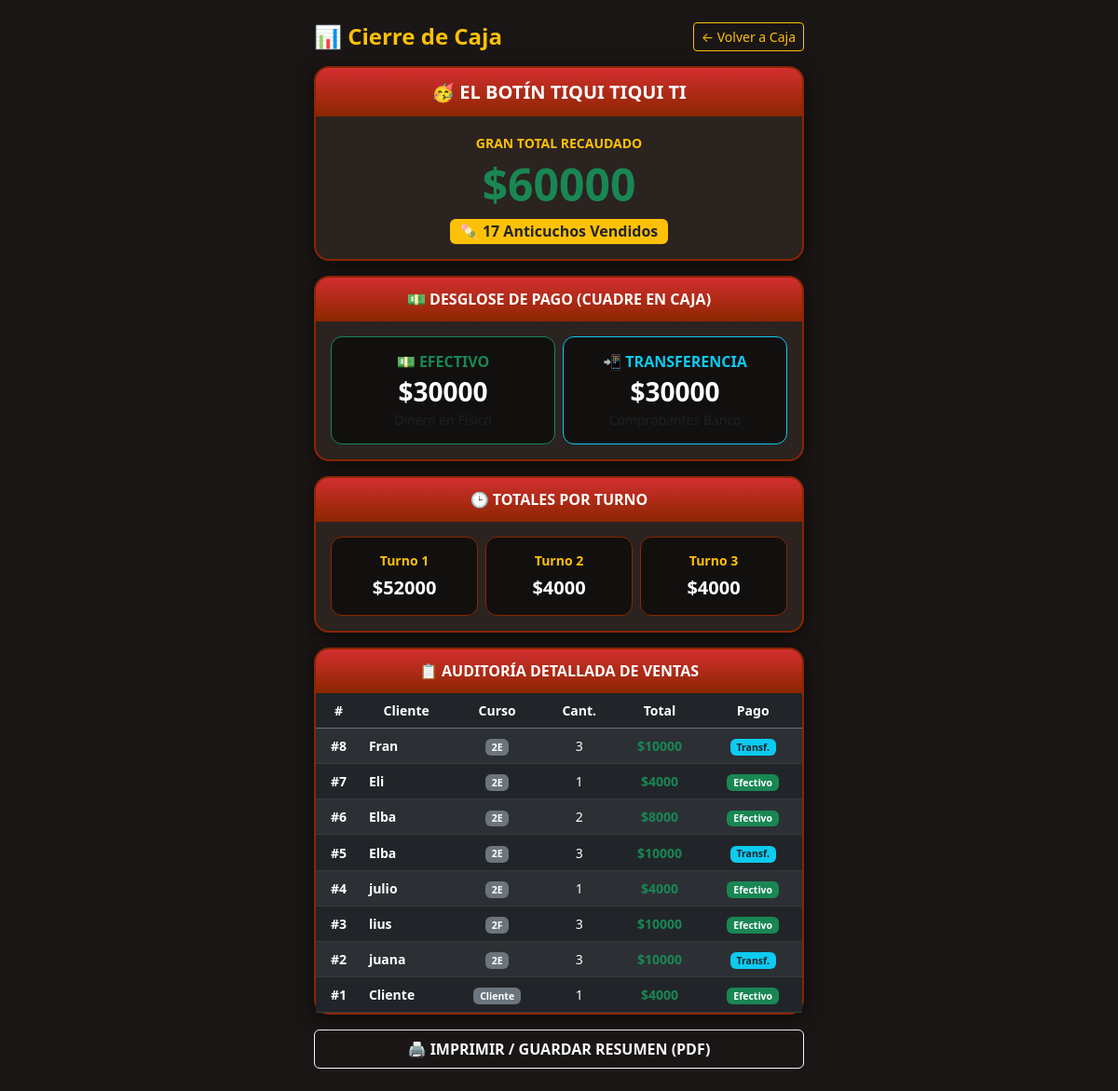
The page /cierre/ (signed in) on the database its author committed.
### menu/models.py (models this page shows, shortened)
class Venta(models.Model):
    cajero = models.ForeignKey(User, on_delete=models.CASCADE, related_name='ventas')
    curso_cajero = models.CharField(max_length=2, choices=CURSOS, verbose_name="Curso del Cajero")
    parrilla = models.CharField(max_length=2, choices=PARRILLAS, default='P1', verbose_name="Parrilla Asignada")
    turno = models.CharField(max_length=2, choices=TURNOS, verbose_name="Turno de Venta")
    cantidad = models.PositiveIntegerField(default=1, verbose_name="Cantidad de Anticuchos")
    total = models.PositiveIntegerField(default=0, verbose_name="Total a Pagar ($)")
    cliente = models.CharField(max_length=100, default="Cliente", verbose_name="Nombre del Cliente")
    medio_pago = models.CharField(max_length=15, choices=MEDIOS_PAGO, default='EFECTIVO', verbose_name="Medio de Pago")
    monto_recibido = models.PositiveIntegerField(default=0, verbose_name="Paga con ($)")
    vuelto = models.PositiveIntegerField(default=0, verbose_name="Vuelto ($)")
    completado = models.BooleanField(default=False, verbose_name="¿Entregado en Parrilla?")
    fecha_hora = models.DateTimeField(auto_now_add=True)

### menu/views.py (the view)
# urls.py: path('cierre/', views.cierre_caja, name='cierre_caja'),
@login_required
def cierre_caja(request):
    ventas = Venta.objects.all()
    total_recaudado = sum(v.total for v in ventas)
    total_anticuchos = sum(v.cantidad for v in ventas)
    total_efectivo = sum(v.total for v in ventas if v.medio_pago == 'EFECTIVO')
    total_transferencia = sum(v.total for v in ventas if v.medio_pago == 'TRANSFERENCIA')
    totales_turno = {
        'T1': sum(v.total for v in ventas if v.turno == 'T1'),
        'T2': sum(v.total for v in ventas if v.turno == 'T2'),
        'T3': sum(v.total for v in ventas if v.turno == 'T3'),
    }
    totales_curso = {
        '2E': sum(v.total for v in ventas if v.curso_cajero == '2E'),
        '2F': sum(v.total for v in ventas if v.curso_cajero == '2F'),
        '2D': sum(v.total for v in ventas if v.curso_cajero == '2D'),
    }
    return render(request, 'menu/cierre_caja.html', {
        'total_recaudado': total_recaudado,
        'total_anticuchos': total_anticuchos,
        'total_efectivo': total_efectivo,
        'total_transferencia': total_transferencia,
        'totales_turno': totales_turno,
        'totales_curso': totales_curso,
        'ventas': ventas.order_by('-fecha_hora'),
    })
    return render(request, 'menu/cierre_caja.html', context)

### menu/templates/menu/cierre_caja.html (shortened to what this page needs)
<!DOCTYPE html>
<html lang="es">
<head>
    <link href="https://cdn.jsdelivr.net/npm/bootstrap@5.3.0/dist/css/bootstrap.min.css" rel="stylesheet">
</head>
<body class="p-2 p-md-4">
    <div class="container" style="max-width: 550px;">
        <div class="d-flex justify-content-between align-items-center mb-3">
            <h2 class="h4 text-warning fw-bold mb-0">📊 Cierre de Caja</h2>
            <a href="{% url 'caja' %}" class="btn btn-sm btn-outline-warning">← Volver a Caja</a>
        </div>
        <div class="card card-parrilla mb-3 text-center">
            <div class="header-bbq h5 mb-0">🥳 EL BOTÍN TIQUI TIQUI TI</div>
            <div class="card-body p-3">
                <small class="text-warning text-uppercase fw-bold">Gran Total Recaudado</small>
                <div class="display-5 text-success fw-bold my-1">${{ total_recaudado|default:"0" }}</div>
                <span class="badge bg-warning text-dark fs-6 mt-1">🍡 {{ total_anticuchos|default:"0" }} Anticuchos Vendidos</span>
            </div>
        </div>
        <div class="card card-parrilla mb-3">
            <div class="header-bbq h6 mb-0 text-center">💵 DESGLOSE DE PAGO (CUADRE EN CAJA)</div>
            <div class="card-body p-3">
                <div class="row g-2 text-center">
                    <div class="col-6">
                        <div class="stat-box border-success">
                            <span class="text-success fw-bold d-block mb-1">💵 EFECTIVO</span>
                            <div class="h3 text-white fw-bold mb-0">${{ total_efectivo|default:"0" }}</div>
                            <small class="text-muted">Dinero en Físico</small>
                        </div>
                    </div>
                    <div class="col-6">
                        <div class="stat-box border-info">
                            <span class="text-info fw-bold d-block mb-1">📲 TRANSFERENCIA</span>
                            <div class="h3 text-white fw-bold mb-0">${{ total_transferencia|default:"0" }}</div>
                            <small class="text-muted">Comprobantes Banco</small>
                        </div>
                    </div>
                </div>
            </div>
        </div>
        <div class="card card-parrilla mb-3">
            <div class="header-bbq h6 mb-0 text-center">🕒 TOTALES POR TURNO</div>
            <div class="card-body p-3">
                <div class="row text-center g-2">
                    <div class="col-4">
                        <div class="stat-box">
                            <small class="text-warning fw-bold d-block">Turno 1</small>
                            <div class="fw-bold text-white fs-5 mt-1">${{ totales_turno.T1|default:"0" }}</div>
                        </div>
                    </div>
                    <div class="col-4">
                        <div class="stat-box">
                            <small class="text-warning fw-bold d-block">Turno 2</small>
                            <div class="fw-bold text-white fs-5 mt-1">${{ totales_turno.T2|default:"0" }}</div>
                        </div>
                    </div>
                    <div class="col-4">
                        <div class="stat-box">
                            <small class="text-warning fw-bold d-block">Turno 3</small>
                            <div class="fw-bold text-white fs-5 mt-1">${{ totales_turno.T3|default:"0" }}</div>
                        </div>
                    </div>
                </div>
            </div>
        </div>
        <div class="card card-parrilla">
            <div class="header-bbq h6 mb-0 text-center">📋 AUDITORÍA DETALLADA DE VENTAS</div>
            <div class="card-body p-0">
                <div class="table-responsive" style="max-height: 350px; overflow-y: auto;">
                    <table class="table table-dark table-striped table-hover align-middle mb-0 text-center small">
                        <thead class="sticky-top bg-dark">
                            <tr class="text-warning border-bottom border-secondary">
                                <th>#</th>
                                <th>Cliente</th>
                                <th>Curso</th>
                                <th>Cant.</th>
                                <th>Total</th>
                                <th>Pago</th>
                            </tr>
                        </thead>
                        <tbody>
                            {% for v in ventas %}
                            <tr>
                                <td><strong>#{{ v.id }}</strong></td>
                                <td class="text-start fw-bold text-truncate" style="max-width: 90px;">{{ v.cliente }}</td>
                                <td><span class="badge bg-secondary">{{ v.curso_cajero }}</span></td>
                                <td>{{ v.cantidad }}</td>
                                <td class="text-success fw-bold">${{ v.total }}</td>
                                <td>
                                    {% if v.medio_pago == 'EFECTIVO' %}
                                        <span class="badge bg-success">Efectivo</span>
                                    {% else %}
                                        <span class="badge bg-info text-dark">Transf.</span>
                                    {% endif %}
                                </td>
                            </tr>
                            {% empty %}
                            <tr>
                                <td colspan="6" class="py-3 text-muted">No hay registros aún.</td>
                            </tr>
                            {% endfor %}
                        </tbody>
                    </table>
                </div>
            </div>
        </div>
        <div class="mt-3 text-center">
            <button onclick="window.print()" class="btn btn-outline-light w-100 py-2 fw-bold">
                🖨️ IMPRIMIR / GUARDAR RESUMEN (PDF)
            </button>
        </div>
    </div>
</body>
</html>

### menu/templates/menu/cierre_caja.html (style rules this page uses)
body { background-color: #1a1615; color: #f4e8c1; font-family: system-ui, -apple-system, "Segoe UI", Roboto, sans-serif; }
.card-parrilla { background-color: #2b2320; border: 2px solid #8b2600; border-radius: 16px; box-shadow: 0 4px 20px rgba(0,0,0,0.6); }
.header-bbq { background: linear-gradient(180deg, #d32f2f 0%, #8b2600 100%); color: #ffffff; padding: 14px; border-radius: 14px 14px 0 0; font-weight: bold; }
.stat-box { background-color: #12100f; border: 1px solid #8b2600; border-radius: 12px; padding: 14px; }

### rows shown on the page
Venta: id "8", cliente "Fran", curso_cajero "2E", cantidad "3", total "10000", medio_pago "Transf."
Venta: id "7", cliente "Eli", curso_cajero "2E", cantidad "1", total "4000", medio_pago "Efectivo"
Venta: id "6", cliente "Elba", curso_cajero "2E", cantidad "2", total "8000", medio_pago "Efectivo"
Venta: id "5", cliente "Elba", curso_cajero "2E", cantidad "3", total "10000", medio_pago "Transf."
Venta: id "4", cliente "julio", curso_cajero "2E", cantidad "1", total "4000", medio_pago "Efectivo"
Venta: id "3", cliente "lius", curso_cajero "2F", cantidad "3", total "10000", medio_pago "Efectivo"
Venta: id "2", cliente "juana", curso_cajero "2E", cantidad "3", total "10000", medio_pago "Transf."
Venta: id "1", cliente "Cliente", curso_cajero "Cliente", cantidad "1", total "4000", medio_pago "Efectivo"

### other values the page prints
{{ total_recaudado|default:"0" }} "60000"
{{ total_anticuchos|default:"0" }} "17"
{{ total_efectivo|default:"0" }} "30000"
{{ total_transferencia|default:"0" }} "30000"
{{ totales_turno.T1|default:"0" }} "52000"
{{ totales_turno.T2|default:"0" }} "4000"
{{ totales_turno.T3|default:"0" }} "4000"
